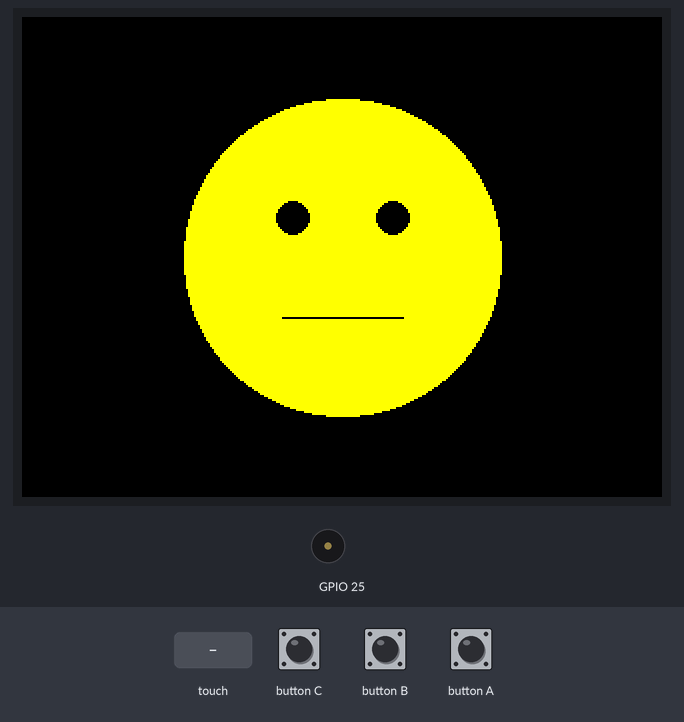
Recording of a sketch running on a simulated ESP32. On the bench: 320×240 colour display, buzzer (waves = sounding). Inputs (shaded band) come from the test bench.

Above: at 1.5 s.
1.6 s: touch panel pressed at 13 % / 10 % of its raw x / y range
At 3.4 s:
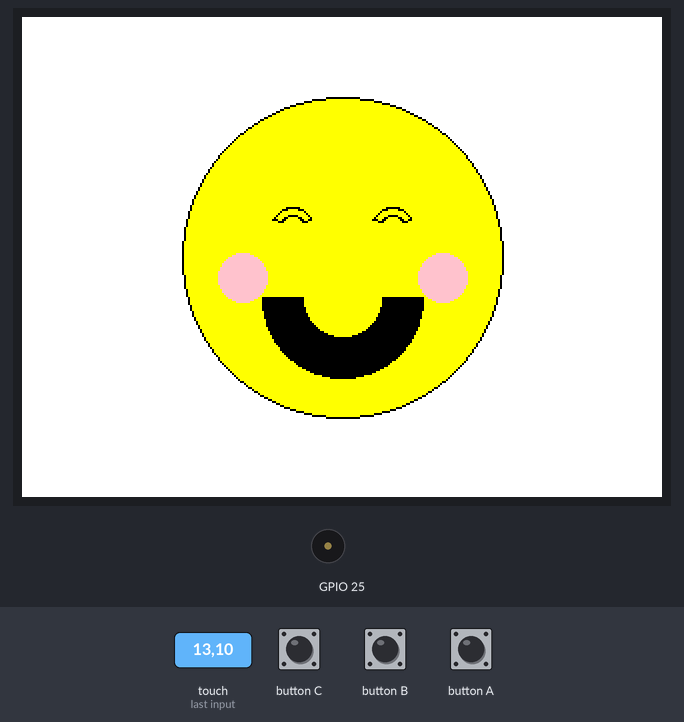
4.6 s: touch panel pressed at 38 % / 10 % of its raw x / y range
At 5.29 s:
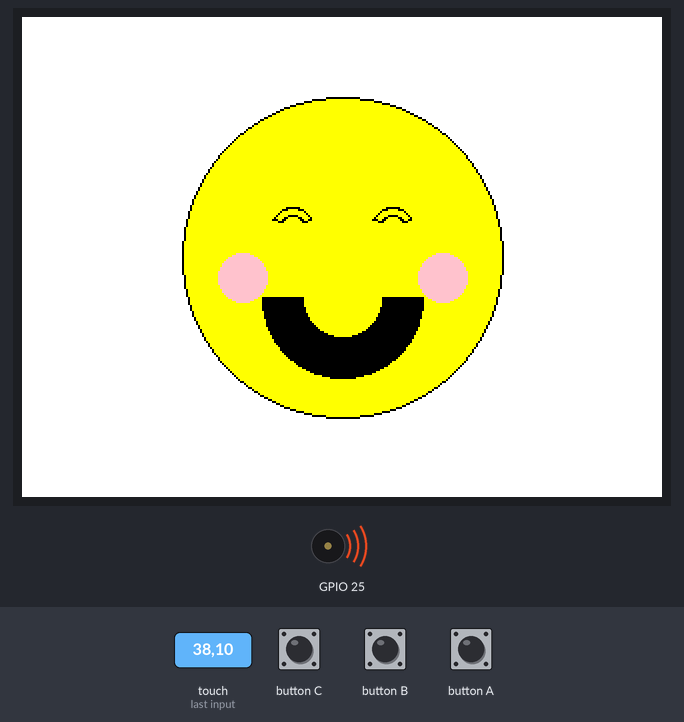
7.6 s: touch panel pressed at 62 % / 10 % of its raw x / y range
At 9.3 s:
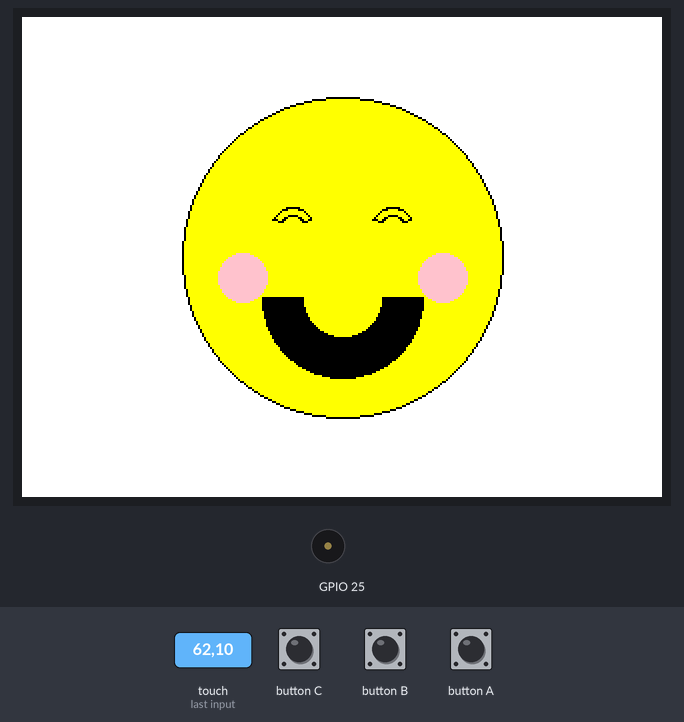
Timing chart, 0 to 10.8 s (numbered marks = the images above; inputs shaded):
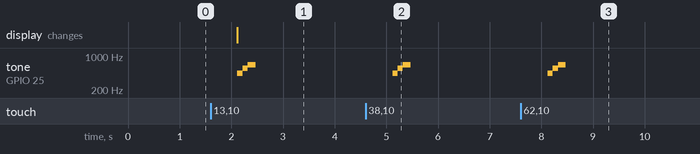

Measured:
- after the input at 1.6 s, tone on GPIO 25: silent → 440 Hz after 0.52 s, → 554 Hz 0.10 s later, → 659 Hz 0.10 s later, → silent 0.15 s later; the display: changes after 0.52 s (image 1)
- after the input at 4.6 s, tone on GPIO 25: silent → 440 Hz after 0.52 s, → 554 Hz 0.10 s later, → 659 Hz 0.10 s later, → silent 0.15 s later
- after the input at 7.6 s, tone on GPIO 25: silent → 440 Hz after 0.52 s, → 554 Hz 0.10 s later, → 659 Hz 0.10 s later, → silent 0.15 s later

The sketch:

smiley_face.ino
```cpp
#include <M5Unified.h>

// 表情の状態
enum FaceState {
  NORMAL,   // 通常
  HAPPY,    // 微笑み（1回タッチ）
  ANGRY     // 怒り（2回タッチ）
};

FaceState currentState = NORMAL;

// タッチ検出用
unsigned long lastTouchTime = 0;
int touchCount = 0;
const unsigned long DOUBLE_TAP_THRESHOLD = 400;  // ダブルタップ判定時間(ms)
bool wasTouched = false;

// 表情リセット用タイマー
unsigned long stateChangeTime = 0;
const unsigned long RESET_DELAY = 4000;  // 4秒後にリセット

void setup() {
  auto cfg = M5.config();
  M5.begin(cfg);

  M5.Display.setRotation(1);
  M5.Display.fillScreen(TFT_BLACK);

  // スピーカー初期化
  M5.Speaker.setVolume(128);

  drawFace(NORMAL);
}

void loop() {
  M5.update();

  // タッチ検出
  auto touchCount_now = M5.Touch.getCount();

  if (touchCount_now > 0 && !wasTouched) {
    // タッチ開始
    wasTouched = true;
    unsigned long now = millis();

    if (now - lastTouchTime < DOUBLE_TAP_THRESHOLD) {
      // ダブルタップ検出 → 怒り
      touchCount = 0;
      currentState = ANGRY;
      stateChangeTime = millis();
      drawFace(ANGRY);
      playAngrySound();
    } else {
      // シングルタップの可能性
      touchCount = 1;
      lastTouchTime = now;
    }
  } else if (touchCount_now == 0 && wasTouched) {
    // タッチ終了
    wasTouched = false;
  }

  // シングルタップ確定判定
  if (touchCount == 1 && millis() - lastTouchTime > DOUBLE_TAP_THRESHOLD) {
    // シングルタップ確定 → 微笑み
    touchCount = 0;
    currentState = HAPPY;
    stateChangeTime = millis();
    drawFace(HAPPY);
    playHappySound();
  }

  // 4秒後に通常に戻す
  if (currentState != NORMAL && millis() - stateChangeTime > RESET_DELAY) {
    currentState = NORMAL;
    drawFace(NORMAL);
  }

  delay(10);
}

void drawFace(FaceState state) {
  int centerX = M5.Display.width() / 2;
  int centerY = M5.Display.height() / 2;
  int faceRadius = 80;

  // 背景クリア（通常時は黒、怒りは赤、微笑みは白）
  if (state == NORMAL) {
    M5.Display.fillScreen(TFT_BLACK);
  } else if (state == ANGRY) {
    M5.Display.fillScreen(M5.Display.color565(255, 0, 0));  // 明示的に赤
  } else {
    M5.Display.fillScreen(TFT_WHITE);
  }

  // 顔の輪郭（黄色い丸）
  M5.Display.fillCircle(centerX, centerY, faceRadius, TFT_YELLOW);
  M5.Display.drawCircle(centerX, centerY, faceRadius, TFT_BLACK);

  // 目の位置
  int eyeOffsetX = 25;
  int eyeOffsetY = 20;
  int eyeRadius = 8;

  switch (state) {
    case NORMAL:
      // 通常の目（丸い目）
      M5.Display.fillCircle(centerX - eyeOffsetX, centerY - eyeOffsetY, eyeRadius, TFT_BLACK);
      M5.Display.fillCircle(centerX + eyeOffsetX, centerY - eyeOffsetY, eyeRadius, TFT_BLACK);
      // 通常の口（直線）
      M5.Display.drawLine(centerX - 30, centerY + 30, centerX + 30, centerY + 30, TFT_BLACK);
      break;

    case HAPPY:
      // 嬉しい目（笑顔で閉じた目）
      M5.Display.drawArc(centerX - eyeOffsetX, centerY - eyeOffsetY + 5, eyeRadius + 2, eyeRadius - 2, 200, 340, TFT_BLACK);
      M5.Display.drawArc(centerX + eyeOffsetX, centerY - eyeOffsetY + 5, eyeRadius + 2, eyeRadius - 2, 200, 340, TFT_BLACK);
      // 嬉しい口（大きな笑顔）
      M5.Display.fillArc(centerX, centerY + 20, 40, 20, 0, 180, TFT_BLACK);
      // 頬のピンク
      M5.Display.fillCircle(centerX - 50, centerY + 10, 12, TFT_PINK);
      M5.Display.fillCircle(centerX + 50, centerY + 10, 12, TFT_PINK);
      break;

    case ANGRY:
      // 怒った目（吊り上がった目）
      M5.Display.fillCircle(centerX - eyeOffsetX, centerY - eyeOffsetY, eyeRadius, TFT_BLACK);
      M5.Display.fillCircle(centerX + eyeOffsetX, centerY - eyeOffsetY, eyeRadius, TFT_BLACK);
      // 怒りの眉毛
      M5.Display.fillTriangle(
        centerX - eyeOffsetX - 15, centerY - eyeOffsetY - 15,
        centerX - eyeOffsetX + 15, centerY - eyeOffsetY - 20,
        centerX - eyeOffsetX + 15, centerY - eyeOffsetY - 12,
        TFT_BLACK
      );
      M5.Display.fillTriangle(
        centerX + eyeOffsetX + 15, centerY - eyeOffsetY - 15,
        centerX + eyeOffsetX - 15, centerY - eyeOffsetY - 20,
        centerX + eyeOffsetX - 15, centerY - eyeOffsetY - 12,
        TFT_BLACK
      );
      // 怒った口（への字口）
      M5.Display.drawArc(centerX, centerY + 50, 30, 25, 180, 360, TFT_BLACK);
      break;
  }

}

// 微笑み音（明るいメロディ）
void playHappySound() {
  M5.Speaker.tone(440, 100);   // A4
  delay(100);
  M5.Speaker.tone(554, 100);   // C#5
  delay(100);
  M5.Speaker.tone(659, 150);   // E5
  delay(150);
  M5.Speaker.stop();
}

// 怒り音（不快な音）
void playAngrySound() {
  M5.Speaker.tone(400, 150);   // 低めの音
  delay(150);
  M5.Speaker.tone(300, 200);   // さらに低い音
  delay(200);
  M5.Speaker.stop();
}
```
